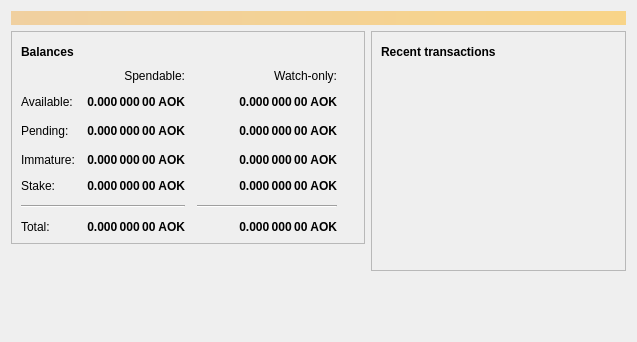
<?xml version="1.0" encoding="UTF-8"?>
<ui version="4.0">
 <class>OverviewPage</class>
 <widget class="QWidget" name="OverviewPage">
  <property name="geometry">
   <rect>
    <x>0</x>
    <y>0</y>
    <width>637</width>
    <height>342</height>
   </rect>
  </property>
  <property name="windowTitle">
   <string>Form</string>
  </property>
  <layout class="QVBoxLayout" name="topLayout">
   <item>
    <widget class="QLabel" name="labelAlerts">
     <property name="visible">
      <bool>false</bool>
     </property>
     <property name="styleSheet">
      <string notr="true">QLabel { background-color: qlineargradient(x1: 0, y1: 0, x2: 1, y2: 0, stop:0 #F0D0A0, stop:1 #F8D488); color:#000000; }</string>
     </property>
     <property name="wordWrap">
      <bool>true</bool>
     </property>
     <property name="margin">
      <number>3</number>
     </property>
     <property name="textInteractionFlags">
      <set>Qt::TextSelectableByMouse</set>
     </property>
    </widget>
   </item>
   <item>
    <layout class="QHBoxLayout" name="horizontalLayout" stretch="0,0">
     <item>
      <layout class="QVBoxLayout" name="verticalLayout_2">
       <item>
        <widget class="QFrame" name="frame">
         <property name="frameShape">
          <enum>QFrame::StyledPanel</enum>
         </property>
         <property name="frameShadow">
          <enum>QFrame::Raised</enum>
         </property>
         <layout class="QVBoxLayout" name="verticalLayout_4">
          <item>
           <layout class="QHBoxLayout" name="horizontalLayout_4">
            <item>
             <widget class="QLabel" name="label_5">
              <property name="font">
               <font>
                <weight>75</weight>
                <bold>true</bold>
               </font>
              </property>
              <property name="text">
               <string>Balances</string>
              </property>
             </widget>
            </item>
            <item>
             <widget class="QPushButton" name="labelWalletStatus">
              <property name="enabled">
               <bool>true</bool>
              </property>
              <property name="maximumSize">
               <size>
                <width>30</width>
                <height>16777215</height>
               </size>
              </property>
              <property name="toolTip">
               <string>The displayed information may be out of date. Your wallet automatically synchronizes with the AokChain network after a connection is established, but this process has not completed yet.</string>
              </property>
              <property name="text">
               <string/>
              </property>
              <property name="icon">
               <iconset>
                <normaloff>:/icons/warning</normaloff>
                <disabledoff>:/icons/warning</disabledoff>:/icons/warning</iconset>
              </property>
              <property name="iconSize">
               <size>
                <width>24</width>
                <height>24</height>
               </size>
              </property>
              <property name="flat">
               <bool>true</bool>
              </property>
             </widget>
            </item>
            <item>
             <spacer name="horizontalSpacer_3">
              <property name="orientation">
               <enum>Qt::Horizontal</enum>
              </property>
              <property name="sizeHint" stdset="0">
               <size>
                <width>40</width>
                <height>20</height>
               </size>
              </property>
             </spacer>
            </item>
           </layout>
          </item>
          <item>
           <layout class="QGridLayout" name="gridLayout">
            <property name="spacing">
             <number>12</number>
            </property>
            <item row="2" column="2">
             <widget class="QLabel" name="labelWatchPending">
              <property name="font">
               <font>
                <weight>75</weight>
                <bold>true</bold>
               </font>
              </property>
              <property name="cursor">
               <cursorShape>IBeamCursor</cursorShape>
              </property>
              <property name="toolTip">
               <string>Unconfirmed transactions to watch-only addresses</string>
              </property>
              <property name="text">
               <string notr="true">0.000 000 00 AOK</string>
              </property>
              <property name="alignment">
               <set>Qt::AlignRight|Qt::AlignTrailing|Qt::AlignVCenter</set>
              </property>
              <property name="textInteractionFlags">
               <set>Qt::LinksAccessibleByMouse|Qt::TextSelectableByKeyboard|Qt::TextSelectableByMouse</set>
              </property>
             </widget>
            </item>
            <item row="2" column="3">
             <spacer name="horizontalSpacer_2">
              <property name="orientation">
               <enum>Qt::Horizontal</enum>
              </property>
              <property name="sizeHint" stdset="0">
               <size>
                <width>40</width>
                <height>20</height>
               </size>
              </property>
             </spacer>
            </item>
            <item row="6" column="2">
             <widget class="QLabel" name="labelWatchTotal">
              <property name="font">
               <font>
                <weight>75</weight>
                <bold>true</bold>
               </font>
              </property>
              <property name="cursor">
               <cursorShape>IBeamCursor</cursorShape>
              </property>
              <property name="toolTip">
               <string>Current total balance in watch-only addresses</string>
              </property>
              <property name="text">
               <string notr="true">0.000 000 00 AOK</string>
              </property>
              <property name="alignment">
               <set>Qt::AlignRight|Qt::AlignTrailing|Qt::AlignVCenter</set>
              </property>
              <property name="textInteractionFlags">
               <set>Qt::LinksAccessibleByMouse|Qt::TextSelectableByKeyboard|Qt::TextSelectableByMouse</set>
              </property>
             </widget>
            </item>
            <item row="3" column="2">
             <widget class="QLabel" name="labelWatchImmature">
              <property name="font">
               <font>
                <weight>75</weight>
                <bold>true</bold>
               </font>
              </property>
              <property name="cursor">
               <cursorShape>IBeamCursor</cursorShape>
              </property>
              <property name="toolTip">
               <string>Mined balance in watch-only addresses that has not yet matured</string>
              </property>
              <property name="text">
               <string notr="true">0.000 000 00 AOK</string>
              </property>
              <property name="alignment">
               <set>Qt::AlignRight|Qt::AlignTrailing|Qt::AlignVCenter</set>
              </property>
              <property name="textInteractionFlags">
               <set>Qt::LinksAccessibleByMouse|Qt::TextSelectableByKeyboard|Qt::TextSelectableByMouse</set>
              </property>
             </widget>
            </item>
            <item row="3" column="1">
             <widget class="QLabel" name="labelImmature">
              <property name="font">
               <font>
                <weight>75</weight>
                <bold>true</bold>
               </font>
              </property>
              <property name="cursor">
               <cursorShape>IBeamCursor</cursorShape>
              </property>
              <property name="toolTip">
               <string>Mined balance that has not yet matured</string>
              </property>
              <property name="text">
               <string notr="true">0.000 000 00 AOK</string>
              </property>
              <property name="alignment">
               <set>Qt::AlignRight|Qt::AlignTrailing|Qt::AlignVCenter</set>
              </property>
              <property name="textInteractionFlags">
               <set>Qt::LinksAccessibleByMouse|Qt::TextSelectableByKeyboard|Qt::TextSelectableByMouse</set>
              </property>
             </widget>
            </item>
            <item row="1" column="1">
             <widget class="QLabel" name="labelBalance">
              <property name="font">
               <font>
                <weight>75</weight>
                <bold>true</bold>
               </font>
              </property>
              <property name="cursor">
               <cursorShape>IBeamCursor</cursorShape>
              </property>
              <property name="toolTip">
               <string>Your current spendable balance</string>
              </property>
              <property name="text">
               <string notr="true">0.000 000 00 AOK</string>
              </property>
              <property name="alignment">
               <set>Qt::AlignRight|Qt::AlignTrailing|Qt::AlignVCenter</set>
              </property>
              <property name="textInteractionFlags">
               <set>Qt::LinksAccessibleByMouse|Qt::TextSelectableByKeyboard|Qt::TextSelectableByMouse</set>
              </property>
             </widget>
            </item>
            <item row="6" column="1">
             <widget class="QLabel" name="labelTotal">
              <property name="font">
               <font>
                <weight>75</weight>
                <bold>true</bold>
               </font>
              </property>
              <property name="cursor">
               <cursorShape>IBeamCursor</cursorShape>
              </property>
              <property name="toolTip">
               <string>Your current total balance</string>
              </property>
              <property name="text">
               <string notr="true">0.000 000 00 AOK</string>
              </property>
              <property name="alignment">
               <set>Qt::AlignRight|Qt::AlignTrailing|Qt::AlignVCenter</set>
              </property>
              <property name="textInteractionFlags">
               <set>Qt::LinksAccessibleByMouse|Qt::TextSelectableByKeyboard|Qt::TextSelectableByMouse</set>
              </property>
             </widget>
            </item>
            <item row="0" column="1">
             <widget class="QLabel" name="labelSpendable">
              <property name="text">
               <string>Spendable:</string>
              </property>
              <property name="alignment">
               <set>Qt::AlignRight|Qt::AlignTrailing|Qt::AlignVCenter</set>
              </property>
             </widget>
            </item>
            <item row="2" column="1">
             <widget class="QLabel" name="labelUnconfirmed">
              <property name="font">
               <font>
                <weight>75</weight>
                <bold>true</bold>
               </font>
              </property>
              <property name="cursor">
               <cursorShape>IBeamCursor</cursorShape>
              </property>
              <property name="toolTip">
               <string>Total of transactions that have yet to be confirmed, and do not yet count toward the spendable balance</string>
              </property>
              <property name="text">
               <string notr="true">0.000 000 00 AOK</string>
              </property>
              <property name="alignment">
               <set>Qt::AlignRight|Qt::AlignTrailing|Qt::AlignVCenter</set>
              </property>
              <property name="textInteractionFlags">
               <set>Qt::LinksAccessibleByMouse|Qt::TextSelectableByKeyboard|Qt::TextSelectableByMouse</set>
              </property>
             </widget>
            </item>
            <item row="6" column="0">
             <widget class="QLabel" name="labelTotalText">
              <property name="text">
               <string>Total:</string>
              </property>
             </widget>
            </item>
            <item row="1" column="0">
             <widget class="QLabel" name="labelBalanceText">
              <property name="text">
               <string>Available:</string>
              </property>
             </widget>
            </item>
            <item row="2" column="0">
             <widget class="QLabel" name="labelPendingText">
              <property name="text">
               <string>Pending:</string>
              </property>
             </widget>
            </item>
            <item row="5" column="2">
             <widget class="Line" name="lineWatchBalance">
              <property name="sizePolicy">
               <sizepolicy hsizetype="Preferred" vsizetype="Fixed">
                <horstretch>0</horstretch>
                <verstretch>0</verstretch>
               </sizepolicy>
              </property>
              <property name="minimumSize">
               <size>
                <width>140</width>
                <height>0</height>
               </size>
              </property>
              <property name="orientation">
               <enum>Qt::Horizontal</enum>
              </property>
             </widget>
            </item>
            <item row="1" column="2">
             <widget class="QLabel" name="labelWatchAvailable">
              <property name="font">
               <font>
                <weight>75</weight>
                <bold>true</bold>
               </font>
              </property>
              <property name="cursor">
               <cursorShape>IBeamCursor</cursorShape>
              </property>
              <property name="toolTip">
               <string>Your current balance in watch-only addresses</string>
              </property>
              <property name="text">
               <string notr="true">0.000 000 00 AOK</string>
              </property>
              <property name="alignment">
               <set>Qt::AlignRight|Qt::AlignTrailing|Qt::AlignVCenter</set>
              </property>
              <property name="textInteractionFlags">
               <set>Qt::LinksAccessibleByMouse|Qt::TextSelectableByKeyboard|Qt::TextSelectableByMouse</set>
              </property>
             </widget>
            </item>
            <item row="3" column="0">
             <widget class="QLabel" name="labelImmatureText">
              <property name="text">
               <string>Immature:</string>
              </property>
             </widget>
            </item>
            <item row="0" column="2">
             <widget class="QLabel" name="labelWatchonly">
              <property name="text">
               <string>Watch-only:</string>
              </property>
              <property name="alignment">
               <set>Qt::AlignRight|Qt::AlignTrailing|Qt::AlignVCenter</set>
              </property>
             </widget>
            </item>
            <item row="5" column="0" colspan="2">
             <widget class="Line" name="line">
              <property name="orientation">
               <enum>Qt::Horizontal</enum>
              </property>
             </widget>
            </item>
            <item row="4" column="0">
             <widget class="QLabel" name="labelStakeText">
              <property name="text">
               <string>Stake:</string>
              </property>
             </widget>
            </item>
            <item row="4" column="1">
             <widget class="QLabel" name="labelStake">
              <property name="font">
               <font>
                <weight>75</weight>
                <bold>true</bold>
               </font>
              </property>
              <property name="cursor">
               <cursorShape>IBeamCursor</cursorShape>
              </property>
              <property name="toolTip">
               <string>Your current stake</string>
              </property>
              <property name="text">
               <string notr="true">0.000 000 00 AOK</string>
              </property>
              <property name="alignment">
               <set>Qt::AlignRight|Qt::AlignTrailing|Qt::AlignVCenter</set>
              </property>
              <property name="textInteractionFlags">
               <set>Qt::LinksAccessibleByMouse|Qt::TextSelectableByKeyboard|Qt::TextSelectableByMouse</set>
              </property>
             </widget>
            </item>
            <item row="4" column="2">
             <widget class="QLabel" name="labelWatchStake">
              <property name="font">
               <font>
                <weight>75</weight>
                <bold>true</bold>
               </font>
              </property>
              <property name="cursor">
               <cursorShape>IBeamCursor</cursorShape>
              </property>
              <property name="toolTip">
               <string>Your current watch-only stake</string>
              </property>
              <property name="text">
               <string notr="true">0.000 000 00 AOK</string>
              </property>
              <property name="alignment">
               <set>Qt::AlignRight|Qt::AlignTrailing|Qt::AlignVCenter</set>
              </property>
              <property name="textInteractionFlags">
               <set>Qt::LinksAccessibleByMouse|Qt::TextSelectableByKeyboard|Qt::TextSelectableByMouse</set>
              </property>
             </widget>
            </item>
           </layout>
          </item>
         </layout>
        </widget>
       </item>
       <item>
        <spacer name="verticalSpacer">
         <property name="orientation">
          <enum>Qt::Vertical</enum>
         </property>
         <property name="sizeHint" stdset="0">
          <size>
           <width>20</width>
           <height>40</height>
          </size>
         </property>
        </spacer>
       </item>
      </layout>
     </item>
     <item>
      <layout class="QVBoxLayout" name="verticalLayout_3">
       <item>
        <widget class="QFrame" name="frame_2">
         <property name="frameShape">
          <enum>QFrame::StyledPanel</enum>
         </property>
         <property name="frameShadow">
          <enum>QFrame::Raised</enum>
         </property>
         <layout class="QVBoxLayout" name="verticalLayout">
          <item>
           <layout class="QHBoxLayout" name="horizontalLayout_2">
            <item>
             <widget class="QLabel" name="label_4">
              <property name="font">
               <font>
                <weight>75</weight>
                <bold>true</bold>
               </font>
              </property>
              <property name="text">
               <string>Recent transactions</string>
              </property>
             </widget>
            </item>
            <item>
             <widget class="QPushButton" name="labelTransactionsStatus">
              <property name="enabled">
               <bool>true</bool>
              </property>
              <property name="maximumSize">
               <size>
                <width>30</width>
                <height>16777215</height>
               </size>
              </property>
              <property name="toolTip">
               <string>The displayed information may be out of date. Your wallet automatically synchronizes with the AokChain network after a connection is established, but this process has not completed yet.</string>
              </property>
              <property name="text">
               <string/>
              </property>
              <property name="icon">
               <iconset>
                <normaloff>:/icons/warning</normaloff>
                <disabledoff>:/icons/warning</disabledoff>:/icons/warning</iconset>
              </property>
              <property name="iconSize">
               <size>
                <width>24</width>
                <height>24</height>
               </size>
              </property>
              <property name="flat">
               <bool>true</bool>
              </property>
             </widget>
            </item>
            <item>
             <spacer name="horizontalSpacer">
              <property name="orientation">
               <enum>Qt::Horizontal</enum>
              </property>
              <property name="sizeHint" stdset="0">
               <size>
                <width>40</width>
                <height>20</height>
               </size>
              </property>
             </spacer>
            </item>
           </layout>
          </item>
          <item>
           <widget class="QListView" name="listTransactions">
            <property name="styleSheet">
             <string notr="true">QListView { background: transparent; }</string>
            </property>
            <property name="frameShape">
             <enum>QFrame::NoFrame</enum>
            </property>
            <property name="verticalScrollBarPolicy">
             <enum>Qt::ScrollBarAlwaysOff</enum>
            </property>
            <property name="horizontalScrollBarPolicy">
             <enum>Qt::ScrollBarAlwaysOff</enum>
            </property>
            <property name="selectionMode">
             <enum>QAbstractItemView::NoSelection</enum>
            </property>
           </widget>
          </item>
         </layout>
        </widget>
       </item>
       <item>
        <spacer name="verticalSpacer_2">
         <property name="orientation">
          <enum>Qt::Vertical</enum>
         </property>
         <property name="sizeHint" stdset="0">
          <size>
           <width>20</width>
           <height>40</height>
          </size>
         </property>
        </spacer>
       </item>
      </layout>
     </item>
    </layout>
   </item>
  </layout>
 </widget>
 <resources/>
 <connections/>
</ui>
